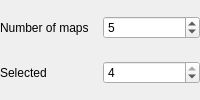
               <widget class="QWidget" name="m_selectPerfusionImagePage" >
                <layout class="QVBoxLayout" >
                 <property name="margin" >
                  <number>0</number>
                 </property>
                 <property name="spacing" >
                  <number>6</number>
                 </property>
                 <item>
                  <layout class="QHBoxLayout" >
                   <property name="margin" >
                    <number>0</number>
                   </property>
                   <property name="spacing" >
                    <number>6</number>
                   </property>
                   <item>
                    <widget class="QLabel" name="m_totalPerfusionImagesLabel" >
                     <property name="text" >
                      <string>Number of maps</string>
                     </property>
                    </widget>
                   </item>
                   <item>
                    <widget class="QSpinBox" name="m_totalPerfusionImagesSpinBox" >
                     <property name="minimum" >
                      <number>1</number>
                     </property>
                     <property name="value" >
                      <number>5</number>
                     </property>
                    </widget>
                   </item>
                  </layout>
                 </item>
                 <item>
                  <layout class="QHBoxLayout" >
                   <property name="margin" >
                    <number>0</number>
                   </property>
                   <property name="spacing" >
                    <number>6</number>
                   </property>
                   <item>
                    <widget class="QLabel" name="m_selectedPerfusionImageLabel" >
                     <property name="text" >
                      <string>Selected</string>
                     </property>
                    </widget>
                   </item>
                   <item>
                    <widget class="QSpinBox" name="m_selectedPerfusionImageSpinBox" >
                     <property name="maximum" >
                      <number>4</number>
                     </property>
                     <property name="value" >
                      <number>4</number>
                     </property>
                    </widget>
                   </item>
                  </layout>
                 </item>
                </layout>
               </widget>
